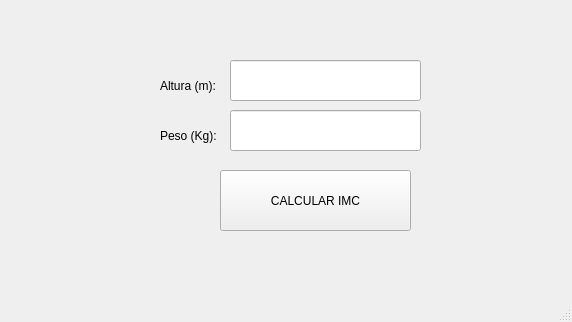
<?xml version="1.0" encoding="UTF-8"?>
<ui version="4.0">
 <class>MainWindow</class>
 <widget class="QMainWindow" name="MainWindow">
  <property name="geometry">
   <rect>
    <x>0</x>
    <y>0</y>
    <width>572</width>
    <height>322</height>
   </rect>
  </property>
  <property name="windowTitle">
   <string>MainWindow</string>
  </property>
  <widget class="QWidget" name="centralwidget">
   <widget class="QPushButton" name="btn_calcular">
    <property name="geometry">
     <rect>
      <x>220</x>
      <y>170</y>
      <width>191</width>
      <height>61</height>
     </rect>
    </property>
    <property name="text">
     <string>CALCULAR IMC</string>
    </property>
   </widget>
   <widget class="QLineEdit" name="txt_altura">
    <property name="geometry">
     <rect>
      <x>230</x>
      <y>60</y>
      <width>191</width>
      <height>41</height>
     </rect>
    </property>
    <property name="font">
     <font>
      <pointsize>12</pointsize>
      <bold>true</bold>
     </font>
    </property>
    <property name="text">
     <string/>
    </property>
    <property name="alignment">
     <set>Qt::AlignCenter</set>
    </property>
   </widget>
   <widget class="QLabel" name="label">
    <property name="geometry">
     <rect>
      <x>160</x>
      <y>70</y>
      <width>61</width>
      <height>31</height>
     </rect>
    </property>
    <property name="text">
     <string>Altura (m):</string>
    </property>
   </widget>
   <widget class="QLabel" name="label_2">
    <property name="geometry">
     <rect>
      <x>160</x>
      <y>120</y>
      <width>71</width>
      <height>31</height>
     </rect>
    </property>
    <property name="text">
     <string>Peso (Kg):</string>
    </property>
   </widget>
   <widget class="QLineEdit" name="txt_peso">
    <property name="geometry">
     <rect>
      <x>230</x>
      <y>110</y>
      <width>191</width>
      <height>41</height>
     </rect>
    </property>
    <property name="font">
     <font>
      <pointsize>12</pointsize>
      <bold>true</bold>
     </font>
    </property>
    <property name="text">
     <string/>
    </property>
    <property name="alignment">
     <set>Qt::AlignCenter</set>
    </property>
   </widget>
   <widget class="QLabel" name="label_3">
    <property name="geometry">
     <rect>
      <x>10</x>
      <y>10</y>
      <width>111</width>
      <height>71</height>
     </rect>
    </property>
    <property name="styleSheet">
     <string notr="true"/>
    </property>
    <property name="text">
     <string/>
    </property>
    <property name="pixmap">
     <pixmap resource="../../../PIP_2025_1_Eq_0_I/Archivos/Recursos.qrc">:/Logos/log_uat_nuevo.png</pixmap>
    </property>
    <property name="scaledContents">
     <bool>true</bool>
    </property>
   </widget>
   <widget class="QLabel" name="label_4">
    <property name="geometry">
     <rect>
      <x>460</x>
      <y>0</y>
      <width>101</width>
      <height>71</height>
     </rect>
    </property>
    <property name="styleSheet">
     <string notr="true"/>
    </property>
    <property name="text">
     <string/>
    </property>
    <property name="pixmap">
     <pixmap resource="../../../PIP_2025_1_Eq_0_I/Archivos/Recursos.qrc">:/Logos/FIT_logo_vertical.png</pixmap>
    </property>
    <property name="scaledContents">
     <bool>true</bool>
    </property>
   </widget>
   <widget class="QLabel" name="label_5">
    <property name="geometry">
     <rect>
      <x>440</x>
      <y>170</y>
      <width>121</width>
      <height>91</height>
     </rect>
    </property>
    <property name="styleSheet">
     <string notr="true"/>
    </property>
    <property name="text">
     <string/>
    </property>
    <property name="pixmap">
     <pixmap resource="../../../PIP_2025_1_Eq_0_I/Archivos/Recursos.qrc">:/Programas/ImagenGatoEuropeo.png</pixmap>
    </property>
    <property name="scaledContents">
     <bool>true</bool>
    </property>
   </widget>
  </widget>
  <widget class="QMenuBar" name="menubar">
   <property name="geometry">
    <rect>
     <x>0</x>
     <y>0</y>
     <width>572</width>
     <height>24</height>
    </rect>
   </property>
  </widget>
  <widget class="QStatusBar" name="statusbar"/>
 </widget>
 <resources>
  <include location="../../../PIP_2025_1_Eq_0_I/Archivos/Recursos.qrc"/>
  <include location="../Archivos/Recursos.qrc"/>
 </resources>
 <connections/>
</ui>
